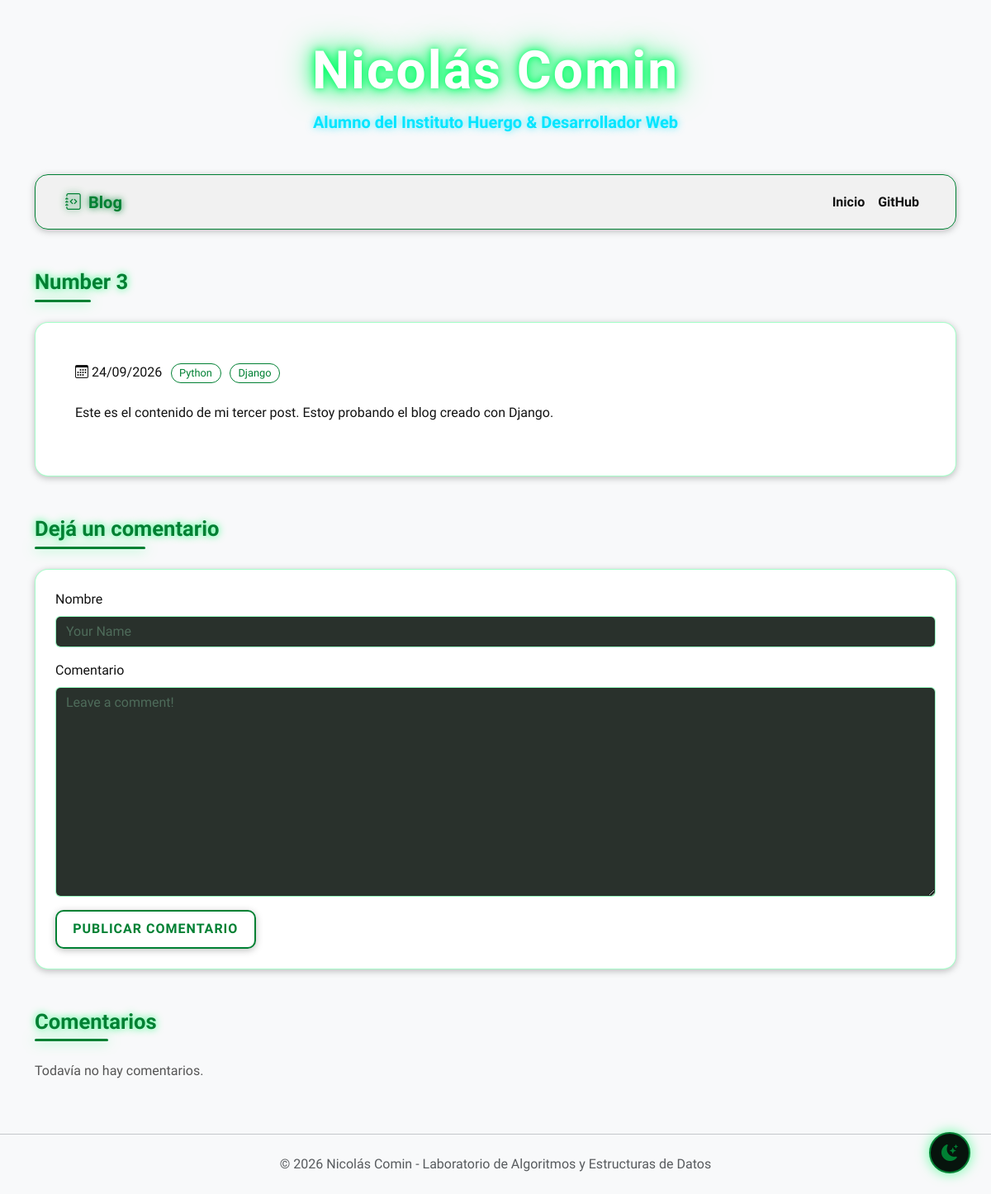
The page /blog/post/1/ on the database as committed earlier.
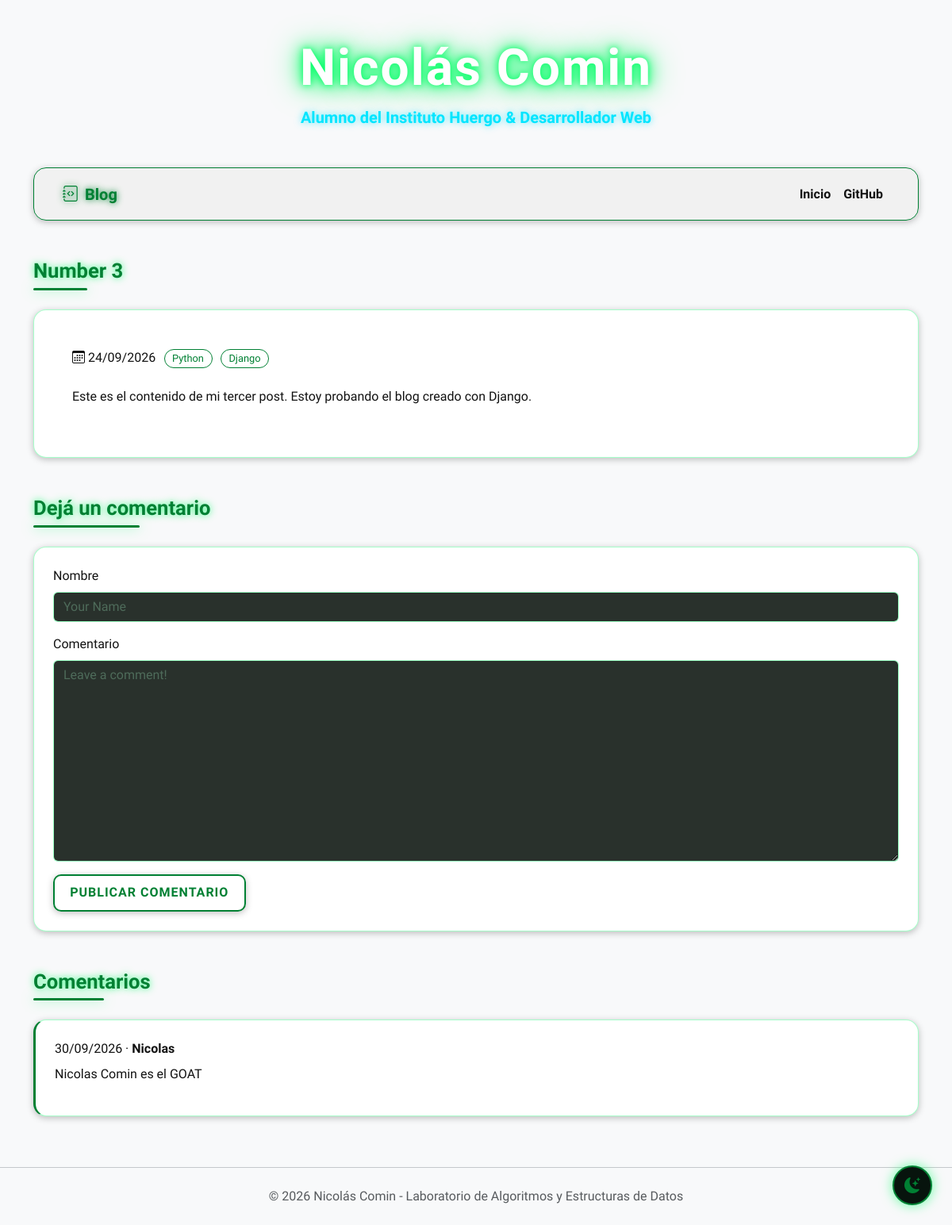
The same page on the database as committed later.
### blog/models.py (models this page shows, shortened)
class Category(models.Model):
    name = models.CharField(max_length=30)
    class Meta:
        verbose_name_plural = "categories"

class Comment(models.Model):
    author = models.CharField(max_length=60)
    body = models.TextField()
    created_on = models.DateTimeField(auto_now_add=True)
    post = models.ForeignKey("Post", on_delete=models.CASCADE)

### blog/views.py (the view, shortened to what this page needs)
# urls.py: path("post/<int:pk>/", views.blog_detail, name="blog_detail"),
def blog_detail(request, pk):
    post = get_object_or_404(Post, pk=pk)
    form = CommentForm()
    comments = Comment.objects.filter(post=post).order_by("-created_on")
    context = {"post": post, "comments": comments, "form": form}
    return render(request, "blog/detail.html", context)

### blog/forms.py
class CommentForm(forms.Form):
    author = forms.CharField(
        max_length=60,
        widget=forms.TextInput(
            attrs={
                "class": "form-control",
                "placeholder": "Your Name",
            }
        ),
    )
    body = forms.CharField(
        widget=forms.Textarea(
            attrs={
                "class": "form-control",
                "placeholder": "Leave a comment!",
            }
        )
    )

### blog/context_processors.py (called while the page is built)
def portfolio(request):
    return {"PORTFOLIO_URL": settings.PORTFOLIO_URL}

### blog/templates/blog/detail.html (shortened to what this page needs)
{% extends "blog/base.html" %}
{% block page_title %}
    <h2 class="section-title mb-4">{{ post.title }}</h2>
{% endblock page_title %}
{% block page_content %}
    <article class="custom-card post-card p-4 p-md-5 mb-5">
        <p class="post-meta mb-4">
            <i class="bi bi-calendar3 me-1" aria-hidden="true"></i>{{ post.created_on|date:"d/m/Y" }}
        {% for category in post.categories.all %}
            <a class="badge-cat" href="{% url 'blog_category' category.name %}">{{ category.name }}</a>
        {% endfor %}
        </p>
        <div class="post-content">{{ post.body|linebreaks }}</div>
    </article>
    <section class="comments-section" aria-labelledby="comment-form-title">
        <h3 id="comment-form-title" class="section-title mb-4">Dejá un comentario</h3>
        <form method="post" class="custom-card p-4 mb-5">
            <div class="mb-3">
                <label class="form-label" for="{{ form.author.id_for_label }}">Nombre</label>
                {{ form.author }}
            </div>
            <div class="mb-3">
                <label class="form-label" for="{{ form.body.id_for_label }}">Comentario</label>
                {{ form.body }}
            </div>
            <button type="submit" class="btn custom-btn">Publicar comentario</button>
        </form>
        <h3 class="section-title mb-4">Comentarios</h3>
        {% for comment in comments %}
            <article class="custom-card comment-card p-4 mb-3">
                <p class="post-meta mb-2">{{ comment.created_on|date:"d/m/Y" }} · <strong>{{ comment.author }}</strong></p>
                <div class="mb-0">{{ comment.body|linebreaks }}</div>
            </article>
        {% empty %}
            <p class="empty-state">Todavía no hay comentarios.</p>
        {% endfor %}
    </section>
{% endblock page_content %}

Rows that differ between the two databases and show on the page:
added Comment: created_on "30/09/2026", author "Nicolas", body "Nicolas Comin es el GOAT"
Other text that changed with them:
text no longer shown: "Todavía no hay comentarios."
